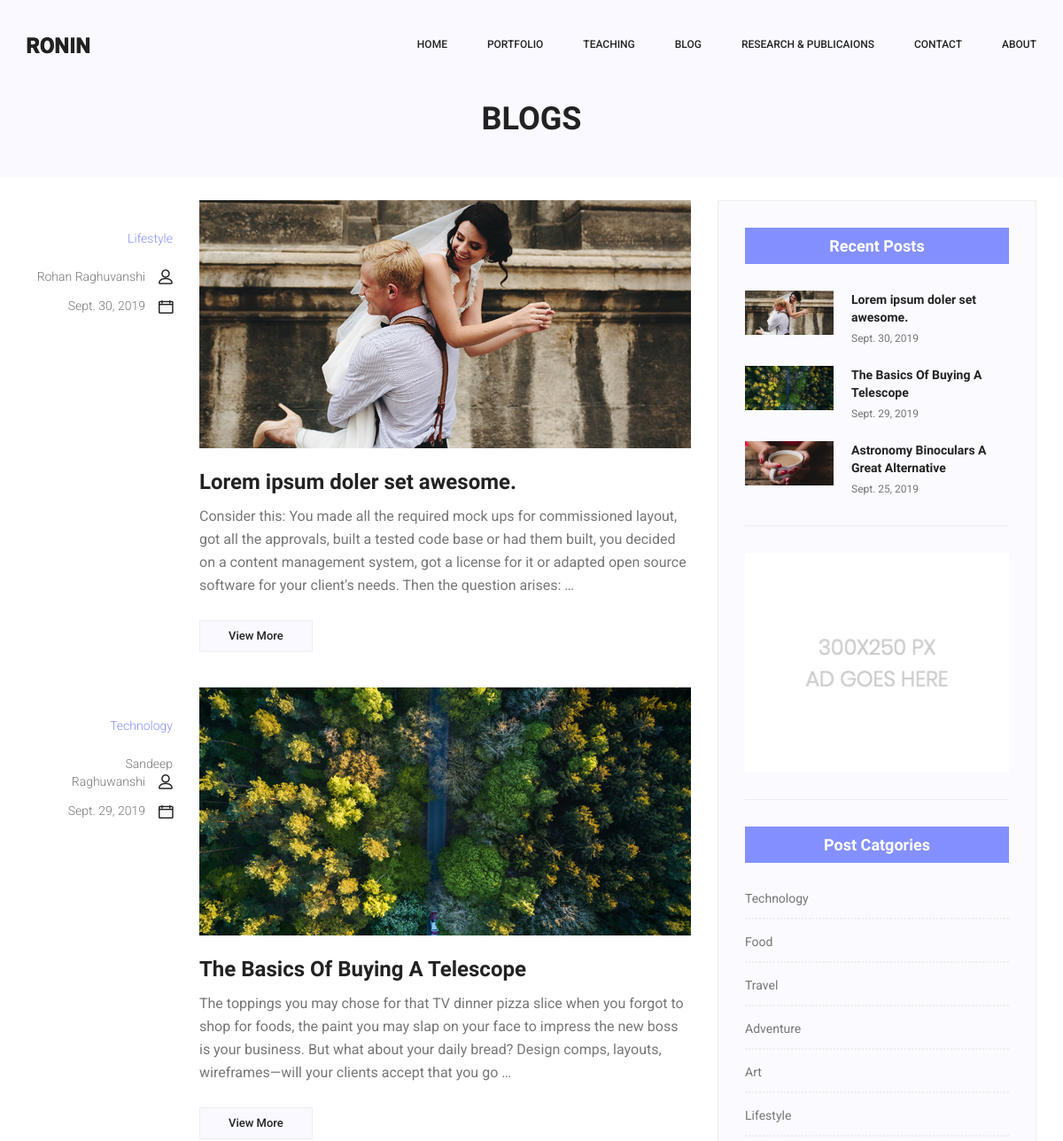
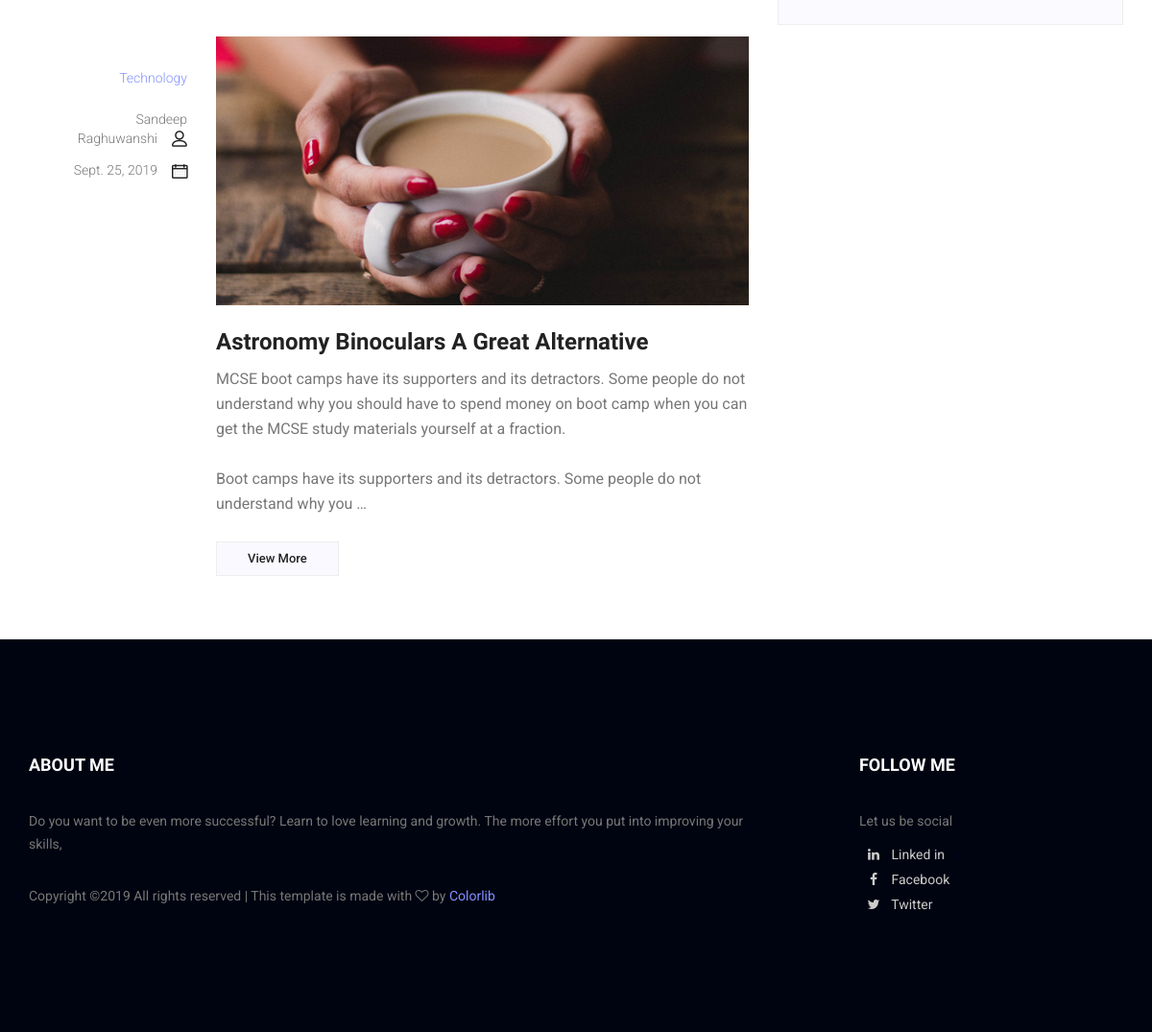
The app's page /blogs/ with its own data (2 pictures, top to bottom).
### blog/models.py (models this page shows, shortened)
class Blog(models.Model):
    title = models.CharField(max_length=256)
    picture = models.ImageField(upload_to='blog_pictures', default='default.jpg')
    category = models.ForeignKey(Categories, default='None', on_delete=models.CASCADE)
    content = models.TextField()
    author = models.CharField(max_length=50)
    date = models.DateField()
    draft = models.BooleanField(default=0)

class Categories(models.Model):
    category = models.CharField(max_length = 50)
    def __str__(self):
        return self.category

### blog/views.py (the view)
# urls.py: path('blogs/', Blogs.as_view(), name='blogs'),
class Blogs(ListView):
    template_name = "blog.html"
    queryset = Blog.objects.filter(draft=0).order_by('-date')
    def get_context_data(self, **kwargs):
        context = super(Blogs, self).get_context_data(**kwargs)
        context['blogs'] = Blog.objects.filter(draft=0).order_by("-id")[:4]
        context['categories'] = Categories.objects.all()
        return context

### templates/blog.html (shortened to what this page needs)
{% extends "base.html" %}{% load static %}
{% block body_block %}
        <section class="banner_area" style="min-height:200px">
            <div class="banner_inner d-flex align-items-center" style="min-height:200px">
				<div class="container">
					<div class="banner_content text-center">
						<h2>Blogs</h2>
					</div>
				</div>
            </div>
        </section>
        <section class="blog_area">
        <br>
            <div class="container">
                <div class="row">
                    <div class="col-lg-8">
                        <div class="blog_left_sidebar">
                            {% if blog_list %}
                                {% for blog in blog_list %}
                                    <article class="row blog_item">
                                   <div class="col-md-3">
                                       <div class="blog_info text-right">
                                            <div class="post_tag">
                                                <a class="active" href="#">{{ blog.category }}</a>
                                            </div>
                                            <ul class="blog_meta list">
                                                <li><a href="#">{{ blog.author }}<i class="lnr lnr-user"></i></a></li>
                                                <li><a href="#">{{ blog.date }}<i class="lnr lnr-calendar-full"></i></a></li>
                                            </ul>
                                        </div>
                                   </div>
                                    <div class="col-md-9">
                                        <div class="blog_post">
                                            <img src="{{ blog.picture.url }}" alt="">
                                            <div class="blog_details">
                                                <a href="{% url 'blog:blogs' %}{{"blog-details"}}/{{ blog.id }}"><h2>{{ blog.title }}</h2></a>
                                                <p>{{ blog.content|safe|linebreaksbr|truncatewords:50 }}</p>
                                                <a href="{% url 'blog:blogs' %}{{"blog-details"}}/{{ blog.id }}" class="blog_btn">View More</a>
                                            </div>
                                        </div>
                                    </div>
                                    </article>
                                {% endfor %}
                            {% else %}
                                <h2>There are no blogs to be shown of the selected category.</h2>
                            {% endif %}
                            <br>
                        </div>
                    </div>
                    <div class="col-lg-4">
                        <div class="blog_right_sidebar">
                            <aside class="single_sidebar_widget popular_post_widget">
                                <h3 class="widget_title">Recent Posts</h3>
                                {% for blog in blogs %}
                                <div class="media post_item">
                                    <img src="{{ blog.picture.url }}" width=100px alt="post">
                                    <div class="media-body">
                                        <a href="/blog-details/{{blog.id}}"><h3>{{ blog.title }}</h3></a>
                                        <p>{{ blog.date }}</p>
                                    </div>
                                </div>
                                {% endfor %}
                                <div class="br"></div>
                            </aside>
                            <aside class="single_sidebar_widget ads_widget">
                                <a href="#"><img class="img-fluid" src="{% static 'img/blog/add.jpg' %}" alt=""></a>
                                <div class="br"></div>
                            </aside>
                            <aside class="single_sidebar_widget post_category_widget">
                                <h4 class="widget_title">Post Catgories</h4>
                                <ul class="list cat-list">
                                    {% for category in categories %}
                                        <li>
                                            <a href="{% url 'blog:blogs'%}{{ category.id }}" class="d-flex justify-content-between">
                                                <p>{{ category.category }}</p>
                                            </a>
                                        </li>
                                    {% endfor %}
                                </ul>
                            </aside>
                        </div>
                    </div>
                </div>
            </div>
        </section>
{% endblock body_block %}

### records on screen
Blog: category "Lifestyle", author "Rohan Raghuvanshi", date "Sept. 30, 2019", picture (picture), title "Lorem ipsum doler set awesome.", content "Consider this: You made all the required mock ups for commissioned layout, got all the approvals, built a tested code base or had them built, you decided on a content management system, got a license for it or adapted open source software for your client's needs. Then the question arises: …"
Blog: category "Technology", author "Sandeep Raghuwanshi", date "Sept. 29, 2019", picture (picture), title "The Basics Of Buying A Telescope", content "The toppings you may chose for that TV dinner pizza slice when you forgot to shop for foods, the paint you may slap on your face to impress the new boss is your business. But what about your daily bread? Design comps, layouts, wireframes—will your clients accept that you go …"
Blog: category "Technology", author "Sandeep Raghuwanshi", date "Sept. 25, 2019", picture (picture), title "Astronomy Binoculars A Great Alternative", content "MCSE boot camps have its supporters and its detractors. Some people do not understand why you should have to spend money on boot camp when you can get the MCSE study materials yourself at a fraction. Boot camps have its supporters and its detractors. Some people do not understand why you …"
Categories: category "Technology"
Categories: category "Food"
Categories: category "Travel"
Categories: category "Adventure"
Categories: category "Art"
Categories: category "Lifestyle"
